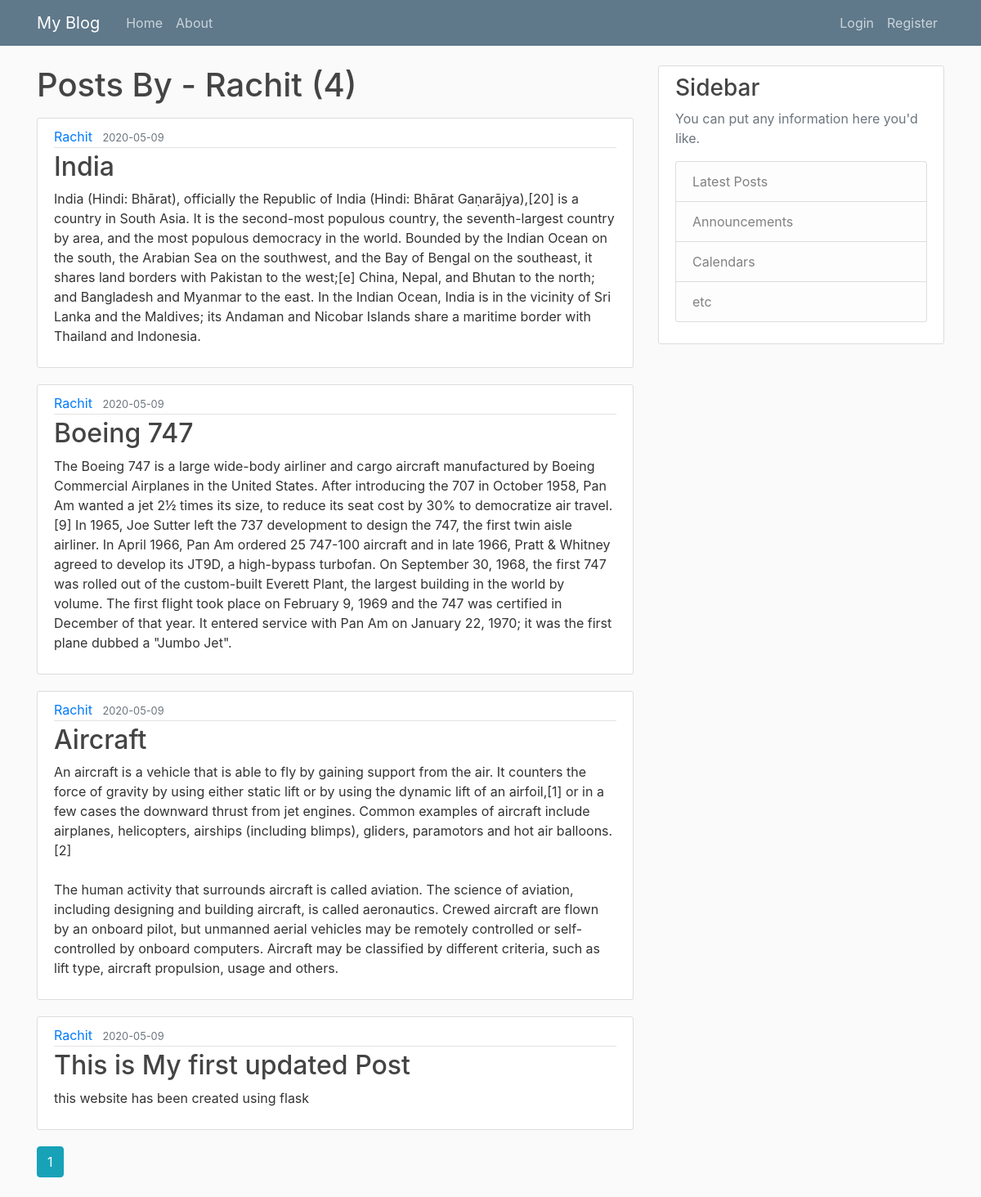
The page /user/Rachit on the database its author committed.
### Blog/models.py (models this page shows, shortened)
class User(db.Model, UserMixin):
    id = db.Column(db.Integer, primary_key=True)
    username = db.Column(db.String(20), unique=True, nullable=False)
    email = db.Column(db.String(120), unique=True, nullable=False)
    image_file = db.Column(db.String(20), nullable=False, default='def_image.png')
    password = db.Column(db.String(60), nullable=False)
    posts = db.relationship('Post', backref='author', lazy=True)

class Post(db.Model):
    id = db.Column(db.Integer, primary_key=True)
    title = db.Column(db.String(100), nullable=False)
    date_posted = db.Column(db.DateTime, nullable=False, default=datetime.utcnow)
    content = db.Column(db.Text, nullable=False)
    user_id = db.Column(db.Integer, db.ForeignKey('user.id'), nullable=False)

### Blog/users/routes.py (the view)
@users.route('/user/<string:username>')
def user_post(username):
    user = User.query.filter_by(username=username).first_or_404()
    page = request.args.get('page', 1, type=int)
    posts = Post.query.filter_by(author=user).order_by(Post.date_posted.desc()).paginate(page=page, per_page=5)
    return render_template('user_post.html', posts=posts, user=user)

### Blog/templates/user_post.html (shortened to what this page needs)
{% extends 'layout.html'%}
{% block content %}
	<h1 class="mb-3"> Posts By - {{user.username}} ({{posts.total}})</h1>
	{% for post in posts.items %}
			<article class="media content-section">
			  <div class="media-body">
			    <div class="article-metadata">
			      <a class="mr-2" href="{{url_for('users.user_post', username=post.author.username)}}">{{ post.author.username }}</a>
			      <small class="text-muted">{{ post.date_posted.strftime('%Y-%m-%d') }}</small>
			    </div>
			    <h2><a class="article-title" href="{{url_for('posts.post', post_id=post.id )}}">{{ post.title }}</a></h2>
			    <p class="article-content">{{ post.content }}</p>
			  </div>
			</article>
	{% endfor %}
	{% for page_num in posts.iter_pages(left_edge=1 , right_edge=1 , left_current=1 , right_current=2) %}
		{%if page_num%}
			{%if posts.page == page_num%}
				<a class="btn btn-info mb-4"href="{{url_for('users.user_post' ,username=user.username, page=page_num)}}">{{page_num}}</a>
			{% else %}
				<a class="btn btn-outline-info mb-4"href="{{url_for('users.user_post' ,username=user.username, page=page_num)}}">{{page_num}}</a>
			{% endif %}
		{% endif %}
	{% endfor %}
{% endblock content %}

### Blog/templates/layout.html (shortened to what this page needs)
<!DOCTYPE html>
<html>
	<head>
    <link rel="stylesheet" href="https://stackpath.bootstrapcdn.com/bootstrap/4.4.1/css/bootstrap.min.css">
    <link rel="stylesheet" type = "text/css" href = "{{url_for('static' , filename = 'main.css')}}" >
	</head>
	<body>
		<header class="site-header">
		  <nav class="navbar navbar-expand-md navbar-dark bg-steel fixed-top">
		    <div class="container">
		      <a class="navbar-brand mr-4" href="/"> My Blog</a>
		      <div class="collapse navbar-collapse" id="navbarToggle">
		        <div class="navbar-nav mr-auto">
		          <a class="nav-item nav-link" href="{{url_for('main.home')}}">Home</a>
		          <a class="nav-item nav-link" href="{{url_for('main.about')}}">About</a>
		        </div>
		        <div class="navbar-nav">
					{% if current_user.is_authenticated%}
						<a class="nav-item nav-link" href="{{url_for('posts.new_post')}}"> New Post </a>
						<a class="nav-item nav-link" href="{{url_for('users.account')}}"> My Account </a>
						<a class="nav-item nav-link" href="{{url_for('users.logout')}}"> Logout </a>
					{% else %}
		          		<a class="nav-item nav-link" href="{{url_for('users.login')}}">Login</a>
		          		<a class="nav-item nav-link" href="{{url_for('users.register')}}">Register</a>
					{% endif %}
		        </div>
		      </div>
		    </div>
		  </nav>
		</header>
		<main role="main" class="container">
		  <div class="row">
		    <div class="col-md-8">
		      {% block content %}{% endblock %}
		    </div>
		    <div class="col-md-4">
		      <div class="content-section">
		        <h3> Sidebar</h3>
		        <p class='text-muted'>You can put any information here you'd like.
		          <ul class="list-group">
		            <li class="list-group-item list-group-item-light">Latest Posts</li>
		            <li class="list-group-item list-group-item-light">Announcements</li>
		            <li class="list-group-item list-group-item-light">Calendars</li>
		            <li class="list-group-item list-group-item-light">etc</li>
		          </ul>
		        </p>
		      </div>
		    </div>
		  </div>
		</main>
	</body>
</html>

### Blog/Static/main.css (style rules this page uses)
body { background: #fafafa; color: #333333; margin-top: 5rem; }
h1, h2, h3, h4, h5, h6 { color: #444444; }
.bg-steel { background-color: #5f788a; }
.site-header .navbar-nav .nav-link { color: #cbd5db; }
.content-section { background: #ffffff; padding: 10px 20px; border: 1px solid #dddddd; border-radius: 3px; margin-bottom: 20px; }
.article-title { color: #444444; }
.article-content { white-space: pre-line; }
.article-metadata { padding-bottom: 1px; margin-bottom: 4px; border-bottom: 1px solid #e3e3e3 }

### rows shown on the page
User: username "Rachit"
Post: author.username "Rachit", date_posted "2020-05-09", title "India", content "India (Hindi: Bhārat), officially the Republic of India (Hindi: Bhārat Gaṇarājya),[20] is a country in South Asia. It is the second-most populous country, the seventh-largest country by area, and the most populous democracy in the world. Bounded by the Indian Ocean on the south, the Arabian Sea on the southwest, and the Bay of Bengal on the southeast, it shares land borders with Pakistan to the west;[e] China, Nepal, and Bhutan to the north; and Bangladesh and Myanmar to the east. In the Indian Ocean, India is in the vicinity of Sri Lanka and the Maldives; its Andaman and Nicobar Islands share a maritime border with Thailand and Indonesia."
Post: author.username "Rachit", date_posted "2020-05-09", title "Boeing 747", content "The Boeing 747 is a large wide-body airliner and cargo aircraft manufactured by Boeing Commercial Airplanes in the United States. After introducing the 707 in October 1958, Pan Am wanted a jet 2½ times its size, to reduce its seat cost by 30% to democratize air travel.[9] In 1965, Joe Sutter left the 737 development to design the 747, the first twin aisle airliner. In April 1966, Pan Am ordered 25 747-100 aircraft and in late 1966, Pratt & Whitney agreed to develop its JT9D, a high-bypass turbofan. On September 30, 1968, the first 747 was rolled out of the custom-built Everett Plant, the largest building in the world by volume. The first flight took place on February 9, 1969 and the 747 was…"
Post: author.username "Rachit", date_posted "2020-05-09", title "Aircraft", content "An aircraft is a vehicle that is able to fly by gaining support from the air. It counters the force of gravity by using either static lift or by using the dynamic lift of an airfoil,[1] or in a few cases the downward thrust from jet engines. Common examples of aircraft include airplanes, helicopters, airships (including blimps), gliders, paramotors and hot air balloons.[2] The human activity that surrounds aircraft is called aviation. The science of aviation, including designing and building aircraft, is called aeronautics. Crewed aircraft are flown by an onboard pilot, but unmanned aerial vehicles may be remotely controlled or self-controlled by onboard computers. Aircraft may be…"
Post: author.username "Rachit", date_posted "2020-05-09", title "This is My first updated Post", content "this website has been created using flask"

### other values the page prints
{{ posts.total }} "4"
{{ page_num }} "1"
